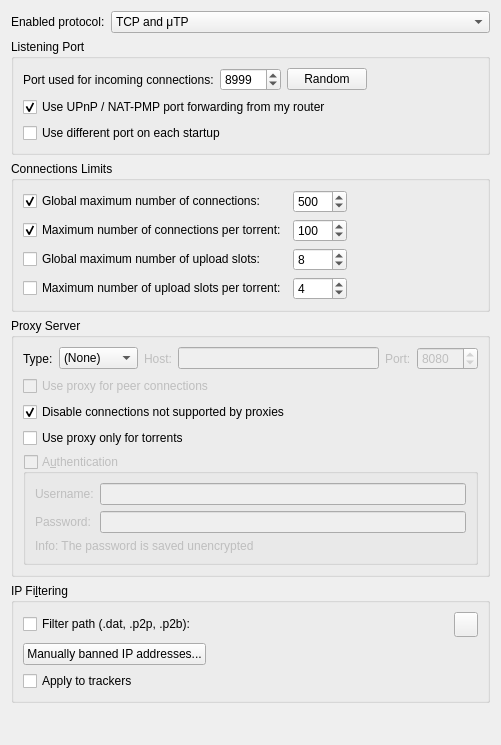
          <widget class="QWidget" name="scrollAreaWidgetContents_3">
           <property name="geometry">
            <rect>
             <x>0</x>
             <y>0</y>
             <width>501</width>
             <height>745</height>
            </rect>
           </property>
           <layout class="QVBoxLayout" name="verticalLayout_20">
            <item>
             <layout class="QHBoxLayout" name="horizontalLayout_12">
              <item>
               <widget class="QLabel" name="label_24">
                <property name="sizePolicy">
                 <sizepolicy hsizetype="Fixed" vsizetype="Preferred">
                  <horstretch>0</horstretch>
                  <verstretch>0</verstretch>
                 </sizepolicy>
                </property>
                <property name="text">
                 <string>Enabled protocol:</string>
                </property>
               </widget>
              </item>
              <item>
               <widget class="QComboBox" name="comboProtocol">
                <item>
                 <property name="text">
                  <string>TCP and μTP</string>
                 </property>
                </item>
                <item>
                 <property name="text">
                  <string notr="true">TCP</string>
                 </property>
                </item>
                <item>
                 <property name="text">
                  <string notr="true">μTP</string>
                 </property>
                </item>
               </widget>
              </item>
             </layout>
            </item>
            <item>
             <widget class="QGroupBox" name="ListeningPortBox">
              <property name="title">
               <string>Listening Port</string>
              </property>
              <layout class="QVBoxLayout" name="listeningPortLayout">
               <item>
                <layout class="QHBoxLayout" name="listeningPortLayout2">
                 <item>
                  <widget class="QLabel" name="lbl_ports">
                   <property name="text">
                    <string>Port used for incoming connections:</string>
                   </property>
                  </widget>
                 </item>
                 <item>
                  <widget class="QSpinBox" name="spinPort">
                   <property name="minimum">
                    <number>1</number>
                   </property>
                   <property name="maximum">
                    <number>65535</number>
                   </property>
                   <property name="value">
                    <number>8999</number>
                   </property>
                  </widget>
                 </item>
                 <item>
                  <widget class="QPushButton" name="randomButton">
                   <property name="text">
                    <string>Random</string>
                   </property>
                  </widget>
                 </item>
                 <item>
                  <spacer name="horizontalSpacer_4">
                   <property name="orientation">
                    <enum>Qt::Horizontal</enum>
                   </property>
                   <property name="sizeHint" stdset="0">
                    <size>
                     <width>40</width>
                     <height>20</height>
                    </size>
                   </property>
                  </spacer>
                 </item>
                </layout>
               </item>
               <item>
                <widget class="QCheckBox" name="checkUPnP">
                 <property name="text">
                  <string>Use UPnP / NAT-PMP port forwarding from my router</string>
                 </property>
                 <property name="checked">
                  <bool>true</bool>
                 </property>
                </widget>
               </item>
               <item>
                <widget class="QCheckBox" name="checkRandomPort">
                 <property name="text">
                  <string>Use different port on each startup</string>
                 </property>
                </widget>
               </item>
              </layout>
             </widget>
            </item>
            <item>
             <widget class="QGroupBox" name="nbConnecBox">
              <property name="title">
               <string>Connections Limits</string>
              </property>
              <layout class="QGridLayout" name="gridLayout">
               <item row="3" column="1">
                <widget class="QSpinBox" name="spinMaxUploadsPerTorrent">
                 <property name="maximum">
                  <number>500</number>
                 </property>
                 <property name="value">
                  <number>4</number>
                 </property>
                </widget>
               </item>
               <item row="1" column="0">
                <widget class="QCheckBox" name="checkMaxConnecsPerTorrent">
                 <property name="text">
                  <string>Maximum number of connections per torrent:</string>
                 </property>
                 <property name="checked">
                  <bool>true</bool>
                 </property>
                </widget>
               </item>
               <item row="0" column="0">
                <widget class="QCheckBox" name="checkMaxConnecs">
                 <property name="text">
                  <string>Global maximum number of connections:</string>
                 </property>
                 <property name="checked">
                  <bool>true</bool>
                 </property>
                </widget>
               </item>
               <item row="0" column="1">
                <widget class="QSpinBox" name="spinMaxConnec">
                 <property name="enabled">
                  <bool>true</bool>
                 </property>
                 <property name="minimum">
                  <number>2</number>
                 </property>
                 <property name="maximum">
                  <number>2000</number>
                 </property>
                 <property name="value">
                  <number>500</number>
                 </property>
                </widget>
               </item>
               <item row="1" column="1">
                <widget class="QSpinBox" name="spinMaxConnecPerTorrent">
                 <property name="minimum">
                  <number>2</number>
                 </property>
                 <property name="maximum">
                  <number>2000</number>
                 </property>
                 <property name="value">
                  <number>100</number>
                 </property>
                </widget>
               </item>
               <item row="3" column="0">
                <widget class="QCheckBox" name="checkMaxUploadsPerTorrent">
                 <property name="text">
                  <string>Maximum number of upload slots per torrent:</string>
                 </property>
                 <property name="checked">
                  <bool>false</bool>
                 </property>
                </widget>
               </item>
               <item row="2" column="0">
                <widget class="QCheckBox" name="checkMaxUploads">
                 <property name="text">
                  <string>Global maximum number of upload slots:</string>
                 </property>
                 <property name="checked">
                  <bool>false</bool>
                 </property>
                </widget>
               </item>
               <item row="2" column="1">
                <widget class="QSpinBox" name="spinMaxUploads">
                 <property name="maximum">
                  <number>2000</number>
                 </property>
                 <property name="value">
                  <number>8</number>
                 </property>
                </widget>
               </item>
               <item row="0" column="2">
                <spacer name="horizontalSpacer_3">
                 <property name="orientation">
                  <enum>Qt::Horizontal</enum>
                 </property>
                 <property name="sizeHint" stdset="0">
                  <size>
                   <width>40</width>
                   <height>20</height>
                  </size>
                 </property>
                </spacer>
               </item>
              </layout>
             </widget>
            </item>
            <item>
             <widget class="QGroupBox" name="groupProxy">
              <property name="enabled">
               <bool>true</bool>
              </property>
              <property name="title">
               <string>Proxy Server</string>
              </property>
              <layout class="QVBoxLayout" name="verticalLayout_29">
               <item>
                <layout class="QHBoxLayout" name="proxyTypeLayout">
                 <item>
                  <widget class="QLabel" name="ProxyType_lbl">
                   <property name="text">
                    <string>Type:</string>
                   </property>
                  </widget>
                 </item>
                 <item>
                  <widget class="QComboBox" name="comboProxyType">
                   <item>
                    <property name="text">
                     <string>(None)</string>
                    </property>
                   </item>
                   <item>
                    <property name="text">
                     <string>SOCKS4</string>
                    </property>
                   </item>
                   <item>
                    <property name="text">
                     <string>SOCKS5</string>
                    </property>
                   </item>
                   <item>
                    <property name="text">
                     <string>HTTP</string>
                    </property>
                   </item>
                  </widget>
                 </item>
                 <item>
                  <widget class="QLabel" name="lblProxyIP">
                   <property name="enabled">
                    <bool>false</bool>
                   </property>
                   <property name="text">
                    <string>Host:</string>
                   </property>
                  </widget>
                 </item>
                 <item>
                  <widget class="QLineEdit" name="textProxyIP">
                   <property name="enabled">
                    <bool>false</bool>
                   </property>
                   <property name="text">
                    <string/>
                   </property>
                  </widget>
                 </item>
                 <item>
                  <widget class="QLabel" name="lblProxyPort">
                   <property name="enabled">
                    <bool>false</bool>
                   </property>
                   <property name="text">
                    <string>Port:</string>
                   </property>
                  </widget>
                 </item>
                 <item>
                  <widget class="QSpinBox" name="spinProxyPort">
                   <property name="enabled">
                    <bool>false</bool>
                   </property>
                   <property name="minimum">
                    <number>1</number>
                   </property>
                   <property name="maximum">
                    <number>65535</number>
                   </property>
                   <property name="value">
                    <number>8080</number>
                   </property>
                  </widget>
                 </item>
                </layout>
               </item>
               <item>
                <widget class="QCheckBox" name="checkProxyPeerConnecs">
                 <property name="enabled">
                  <bool>false</bool>
                 </property>
                 <property name="toolTip">
                  <string>Otherwise, the proxy server is only used for tracker connections</string>
                 </property>
                 <property name="text">
                  <string>Use proxy for peer connections</string>
                 </property>
                </widget>
               </item>
               <item>
                <widget class="QCheckBox" name="checkForceProxy">
                 <property name="text">
                  <string>Disable connections not supported by proxies</string>
                 </property>
                 <property name="checked">
                  <bool>true</bool>
                 </property>
                </widget>
               </item>
               <item>
                <widget class="QCheckBox" name="isProxyOnlyForTorrents">
                 <property name="toolTip">
                  <string>RSS feeds, search engine, software updates or anything else other than torrent transfers and related operations (such as peer exchanges) will use a direct connection</string>
                 </property>
                 <property name="text">
                  <string>Use proxy only for torrents</string>
                 </property>
                 <property name="checked">
                  <bool>false</bool>
                 </property>
                </widget>
               </item>
               <item>
                <widget class="QGroupBox" name="checkProxyAuth">
                 <property name="enabled">
                  <bool>false</bool>
                 </property>
                 <property name="title">
                  <string>A&amp;uthentication</string>
                 </property>
                 <property name="checkable">
                  <bool>true</bool>
                 </property>
                 <property name="checked">
                  <bool>false</bool>
                 </property>
                 <layout class="QVBoxLayout" name="verticalLayout_24">
                  <item>
                   <layout class="QGridLayout" name="gridLayout_12">
                    <item row="0" column="0">
                     <widget class="QLabel" name="lblProxyUsername">
                      <property name="text">
                       <string>Username:</string>
                      </property>
                     </widget>
                    </item>
                    <item row="0" column="1">
                     <widget class="QLineEdit" name="textProxyUsername"/>
                    </item>
                    <item row="1" column="0">
                     <widget class="QLabel" name="lblProxyPassword">
                      <property name="text">
                       <string>Password:</string>
                      </property>
                     </widget>
                    </item>
                    <item row="1" column="1">
                     <widget class="QLineEdit" name="textProxyPassword">
                      <property name="echoMode">
                       <enum>QLineEdit::Password</enum>
                      </property>
                     </widget>
                    </item>
                   </layout>
                  </item>
                  <item>
                   <widget class="QLabel" name="label_23">
                    <property name="text">
                     <string>Info: The password is saved unencrypted</string>
                    </property>
                   </widget>
                  </item>
                 </layout>
                </widget>
               </item>
              </layout>
             </widget>
            </item>
            <item>
             <widget class="QGroupBox" name="groupIPFilter">
              <property name="title">
               <string>IP Fi&amp;ltering</string>
              </property>
              <layout class="QVBoxLayout" name="verticalLayout_17">
               <item>
                <layout class="QHBoxLayout" name="horizontalLayout_11">
                 <item>
                  <widget class="QCheckBox" name="checkIPFilter">
                   <property name="text">
                    <string>Filter path (.dat, .p2p, .p2b):</string>
                   </property>
                  </widget>
                 </item>
                 <item>
                  <widget class="FileSystemPathLineEdit" name="textFilterPath" native="true"/>
                 </item>
                 <item>
                  <widget class="QToolButton" name="IpFilterRefreshBtn">
                   <property name="minimumSize">
                    <size>
                     <width>0</width>
                     <height>25</height>
                    </size>
                   </property>
                   <property name="toolTip">
                    <string>Reload the filter</string>
                   </property>
                  </widget>
                 </item>
                </layout>
               </item>
               <item>
                <widget class="QPushButton" name="banListButton">
                 <property name="sizePolicy">
                  <sizepolicy hsizetype="Fixed" vsizetype="Fixed">
                   <horstretch>0</horstretch>
                   <verstretch>0</verstretch>
                  </sizepolicy>
                 </property>
                 <property name="text">
                  <string>Manually banned IP addresses...</string>
                 </property>
                </widget>
               </item>
               <item>
                <widget class="QCheckBox" name="checkIpFilterTrackers">
                 <property name="text">
                  <string>Apply to trackers</string>
                 </property>
                </widget>
               </item>
              </layout>
             </widget>
            </item>
            <item>
             <spacer name="verticalSpacer_3">
              <property name="orientation">
               <enum>Qt::Vertical</enum>
              </property>
              <property name="sizeHint" stdset="0">
               <size>
                <width>20</width>
                <height>40</height>
               </size>
              </property>
             </spacer>
            </item>
           </layout>
          </widget>
